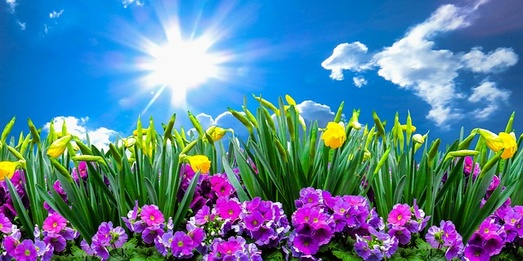
#> input picture Images/Inputs/fleurs.jpg, 523 x 261 px, shrunk from 640 x 320 before the run; its folder holds 5 pictures in this run
$ python analogue.py
#> lines starting #> are read from the running program, lines starting #| are printed output that depends on the picture
### Sources/imgTools.py
import cv2
import random
import math
import numpy as np


def convertToHSV(img):
    return cv2.cvtColor(img, cv2.COLOR_BGR2HSV)
def convertToRGB(img):
    return cv2.cvtColor(img, cv2.COLOR_HSV2BGR)
# [7 lines left out: function whriteToHSV_asGray, not called in this run]
#def whriteToRGB(img,path, filename):
 #   image = convertToRGB(img)
  #  cv2.imwrite(path+"HSV/"+filename, img)


#permet d'afficher les pourcentage de progression
def verbosePourcent(current, valMax):
    if verbosePourcent.pourcent < int(current*100/valMax):
        print("\033[A                             \033[A")
        print( int(current*100/valMax) , "%" )
        verbosePourcent.pourcent = int(current*100/valMax)
    if verbosePourcent.pourcent ==100:
        verbosePourcent.pourcent = 0 # reset le compteur une fois 100% atteint
verbosePourcent.pourcent=0


##


#somme l'occurance des pixel voisin de la couleur courante
# [19 lines left out: functions sommeVoisine, distance, not called in this run]
def distanceComp(color, couleur, comp):
    dist = abs(color[comp] - couleur[comp])
    return dist

# [17 lines left out: functions ifMilieux, getHisto, not called in this run]

def getHistoHSV(img):
    histo = {}
    hsvImage = cv2.cvtColor(img, cv2.COLOR_BGR2HSV)
    for i in range(0,hsvImage.shape[0]):
        for j in range(0,hsvImage.shape[1]):
            pixel = hsvImage[i,j]
            if pixel[0] in histo.keys():
                histo[pixel[0]] = histo[pixel[0]]+ 1
            else:
                histo[pixel[0]] = 1
    return histo

def sommeVoisinHSV(histoHSV, teinte):
    somme = 0;
    if teinte in histoHSV.keys():
        somme = somme + histoHSV[teinte]
    return somme;

# Different applications use different scales for HSV.
#For example gimp uses H = 0-360, S = 0-100 and V = 0-100.
#But OpenCV uses H: 0-179, S: 0-255, V: 0-255

def distModulo(val1, val2, maxVal):
    dist = int(abs(int(val1) - int(val2)))
    return min(dist , maxVal- dist)

def distModulo_WithoutAbs(val1, val2, maxVal):
    dist = abs(val1 - val2)
    return min(dist , maxVal- dist) if val1 - val2 >= 0 else -min(dist , maxVal- dist)


# [127 lines left out: functions getDistofTuple, min_INF_modulo, min_SUP_modulo, vignette, vignetteTEST, chooseColor and 1 more, not called in this run]


"""
print('test1  ', getColor_Degrader( (103,13), [145]), "\n\n")
print('\ntest2  ', getColor_Degrader( (103,13), [141, 7,252]), "\n\n")
"""
"""
print('\ntest3  120 ', getColor_Degrader( (13,103), [120, 7, 252]), "\n\n")
print('\ntest3  130 ', getColor_Degrader( (13,103), [130, 7, 252]), "\n\n")
print('\ntest3  140 ', getColor_Degrader( (13,103), [140, 7, 252]), "\n\n")

print('\ntest3  140 ', getColor_Degrader( (13,103), [140, 7, 252]) )
print('\ntest3  141 ', getColor_Degrader( (13,103), [141, 7, 252]))
print('\ntest3  142 ', getColor_Degrader( (13,103), [142, 7, 252]))
print('\ntest3  143 ', getColor_Degrader( (13,103), [143, 7, 252]))
print('\ntest3  144 ', getColor_Degrader( (13,103), [144, 7, 252]))
print('\ntest3  145 ', getColor_Degrader( (13,103), [145, 7, 252]))
print('\ntest3  146 ', getColor_Degrader( (13,103), [146, 7, 252]))
print('\ntest3  147 ', getColor_Degrader( (13,103), [147, 7, 252]))
"""
# [4 lines of commented-out code are left out]

"""
print('\ntest3  ', getColor_Degrader( (150,10), [50]), "\n\n")
print('\ntest4  ', getColor_Degrader( (170,20), [2]), "\n\n") #pas bon
print('\ntest4  ', getColor_Degrader( (150,5), [178]), "\n\n")
"""

### Sources/analogue.py
import cv2
import random
import math
from imgTools import *


#trouve la meilleurs harmonisation et effectue la modification de l'image
def findBestHarmonieAnalogue(histoHSV, imgHSV, verbose = True):
    ecart = 10
    #le mode correspond a un p
    #mode = couleur, occurance
    mode = (0,0)
    ite = 0
    for key, value in histoHSV.items():
        ite+=1
        color = key #teinte de la couleur
      #  print(color)
        #calcul de la couleur complémentaire
        colorA = (color-ecart)%180
        colorB = (color+ecart)%180
        #on prend en compte aussi les voisines
        #somme =sommeVoisine(histoHSV,color) + sommeVoisine(histoHSV, colorCompl)
        somme = sommeVoisinHSV(histoHSV, color)+ sommeVoisinHSV(histoHSV, colorB)+ sommeVoisinHSV(histoHSV, colorA)

        if somme > mode[1]:
            mode = (color, somme)
        if verbose:
            verbosePourcent(ite, len(histoHSV))

        modecolorA = (mode[0]-ecart)%180
        modecolorB = (mode[0]+ecart)%180

    print("couleur :        ", mode[0])
    print("analogue1 : ", modecolorA)
    print("analogue2 : ", modecolorB)
    print("nbOcc : ", mode[1])
    #on harmonise les couleur de l'image
    for i in range(0,imgHSV.shape[0]):
        for j in range(0,imgHSV.shape[1]):
            #calcul de la distance entre le mode et le complémentaire
            #on modifie les pixel courant
            distColor = abs(mode[0]-imgHSV[i,j][0])# distanceComp(mode[0], img[i,j],0)
            distcolorA = abs(modecolorA-imgHSV[i,j][0]) #distanceComp(modeCompl, img[i,j],0)
            distcolorB = abs(modecolorB-imgHSV[i,j][0])

            if not(distcolorA <ecart and distcolorB<ecart):
                if distcolorA < distcolorB:
                    imgHSV.itemset((i,j,0),modecolorA)
                else:
                    imgHSV.itemset((i,j,0),modecolorB)


#### ATTENTION: ####
# OPENCV utilise le format BGR (bleu, vert, rouge)
# pensez a rectifier si nécessaire pour les calculs
####

#filename = "cat3"
filename = "fleurs"
img = cv2.imread ("../Images/Inputs/"+filename+".jpg")
#> img is the input picture: shape (261, 523, 3); mean B, G, R 153.3, 127.3, 86.7
#ImgIndex = cv2.cvtColor(img, cv2.COLOR_BGR2GRAY)


histoHSV = getHistoHSV(img)
#> in getHistoHSV, `hsvImage = cv2.cvtColor(img, cv2.COLOR_BGR2HSV)`: hsvImage: shape (261, 523, 3); mean H, S, V 93, 171, 177.8
#> after the loop in getHistoHSV, `for i in range(0,hsvImage.shape[0]):`: histo = 180 items
#> histoHSV = 180 items


hsvImage = cv2.cvtColor(img, cv2.COLOR_BGR2HSV)
max =0
for i in range(0,hsvImage.shape[0]):
    for j in range(0,hsvImage.shape[1]):
        if max< hsvImage[i,j][0]:
            max = hsvImage[i,j][0]
#> after the loop, max = 179


print("max teinte   : ",max ,"\n\n\n")
#| max teinte   :  179
#print("couleur   : ",hsvImage[0,0])

findBestHarmonieAnalogue(histoHSV, hsvImage)
#> the loop in findBestHarmonieAnalogue, `for key, value in histoHSV.items():` made 180 passes
#> (key, value, color, colorA, colorB, somme, mode) on pass 1: (103, 19056, 103, 93, 113, 20174, (103, 20174))
#> (key, value, color, colorA, colorB, somme) on passes 2 to 7: (104, 9635, 104, 94, 114, 10689), (102, 10452, 102, 92, 112, 11275), (106, 4747, 106, 96, 116, 5327), (105, 8391, 105, 95, 115, 8975), (101, 2377, 101, 91, 111, 2784), (99, 552, 99, 89, 109, 1087)
#> (printed output is left out)
#| couleur :         103
#| analogue1 :  93
#| analogue2 :  113
#| nbOcc :  20174
#> after the loop in findBestHarmonieAnalogue, `for i in range(0,imgHSV.shape[0]):`: imgHSV: shape (261, 523, 3); mean H, S, V 103.5, 171, 177.8
#findBestHarmonieTriad(histo, img)

img = cv2.cvtColor(hsvImage, cv2.COLOR_HSV2BGR)
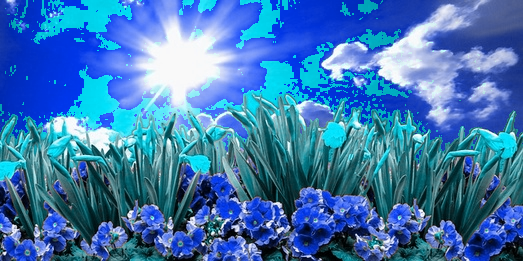
#> img: shape (261, 523, 3); mean B, G, R 177.8, 119.6, 61.8
cv2.imwrite("../Images/Outputs/"+filename+"/"+filename+"_AnalogueHSV.jpg", hsvImage)
cv2.imwrite("../Images/Outputs/"+filename+"/"+filename+"_Analogue.jpg", img)


# [40 lines of commented-out code are left out]


"""
import cv2 as cv
import numpy as np
from matplotlib import pyplot as plt
img=cv.imread ("fleur.png");
#RGB -> HSV.
hsv = cv.cvtColor(img, cv.COLOR_BGR2HSV)
#Déclaration des couleurs des courbes
color = ('r','g','b')
#Déclaration des noms des courbes.
labels = ('h','s','v')
#Pour col allant r à b et pour i allant de 0 au nombre de couleurs
for i,col in enumerate(color):
    #Hist prend la valeur de l'histogramme de hsv sur la canal i.
    hist = cv.calcHist([hsv],[i],None,[256],[0,256])
    # Plot de hist.
    plt.plot(hist,color = col,label=labels[i])
    plt.xlim([0,256])
#Affichage.
plt.show()
"""
